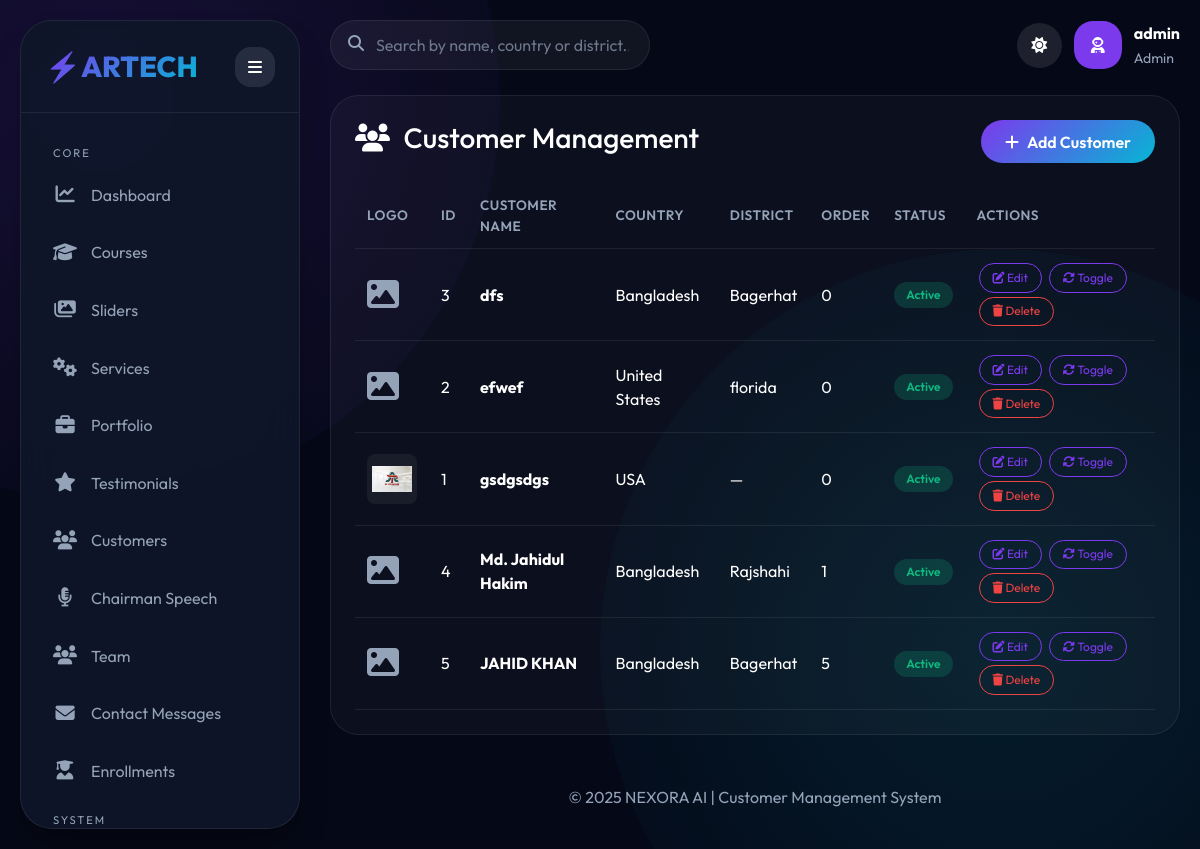
/admin/manage_customers.php (signed in), run on the app's committed database.
### tables this page shows
CREATE TABLE `customers` (
  `id` int(11) NOT NULL,
  `customer_name` varchar(255) NOT NULL,
  `logo_url` varchar(500) DEFAULT NULL,
  `country` varchar(100) DEFAULT NULL,
  `district` varchar(100) DEFAULT NULL,
  `order_position` int(11) DEFAULT 0,
  `is_active` tinyint(1) DEFAULT 1,
  `created_at` timestamp NOT NULL DEFAULT current_timestamp()
);

### admin/manage_customers.php (the view, shortened to what this page needs)
<?php
require_once '../config.php';
$customers = $pdo->query("SELECT * FROM customers ORDER BY order_position ASC, id DESC")->fetchAll();
?>
<!DOCTYPE html>
<html lang="en">
<head>
    <link href="https://cdn.jsdelivr.net/npm/bootstrap@5.3.3/dist/css/bootstrap.min.css" rel="stylesheet">
    <link rel="stylesheet" href="https://cdnjs.cloudflare.com/ajax/libs/font-awesome/6.5.2/css/all.min.css">
</head>
<body>
<?php include 'navigation.php'; ?>
<div class="main" id="main">
    <div class="topbar">
        <div class="search-box"><i class="fas fa-search"></i><input type="text" id="searchInput" placeholder="Search by name, country or district..."></div>
        <div style="display: flex; gap: 12px; align-items: center;">
            <button class="theme-toggle" id="themeToggle"><i class="fas fa-moon"></i></button>
            <div class="profile-img"><i class="fas fa-user-astronaut"></i></div>
            <div><strong><?php echo htmlspecialchars($_SESSION['admin_username']); ?></strong><br><small style="color:var(--muted)">Admin</small></div>
        </div>
    </div>
    <div class="panel">
        <div style="display: flex; justify-content: space-between; align-items: center; flex-wrap: wrap; margin-bottom: 20px;">
            <h3><i class="fas fa-users me-2"></i> Customer Management</h3>
            <button class="btn-add" data-bs-toggle="modal" data-bs-target="#addCustomerModal"><i class="fas fa-plus me-2"></i>Add Customer</button>
        </div>
        <div class="table-responsive">
            <table class="customer-table w-100" id="customersTable">
                <thead>
                    <tr><th>Logo</th><th>ID</th><th>Customer Name</th><th>Country</th><th>District</th><th>Order</th><th>Status</th><th>Actions</th></tr>
                </thead>
                <tbody>
                    <?php foreach($customers as $c): ?>
                    <tr data-id="<?php echo $c['id']; ?>">
                        <td>
                            <?php if($c['logo_url']): ?>
                                <img src="../<?php echo htmlspecialchars($c['logo_url']); ?>" class="logo-thumb" alt="logo">
                            <?php else: ?>
                                <i class="fas fa-image fa-2x" style="color:var(--muted);"></i>
                            <?php endif; ?>
                        </td>
                        <td><?php echo $c['id']; ?></td>
                        <td><strong><?php echo htmlspecialchars($c['customer_name']); ?></strong></td>
                        <td><?php echo htmlspecialchars($c['country'] ?: '—'); ?></td>
                        <td><?php echo htmlspecialchars($c['district'] ?: '—'); ?></td>
                        <td><?php echo $c['order_position']; ?></td>
                        <td><span class="status-badge <?php echo $c['is_active'] ? '' : 'inactive'; ?>"><?php echo $c['is_active'] ? 'Active' : 'Inactive'; ?></span></td>
                        <td>
                            <button class="edit-btn btn-sm-custom" data-id="<?php echo $c['id']; ?>"
                                data-name="<?php echo htmlspecialchars($c['customer_name'], ENT_QUOTES); ?>"
                                data-logo="<?php echo htmlspecialchars($c['logo_url'], ENT_QUOTES); ?>"
                                data-country="<?php echo htmlspecialchars($c['country'], ENT_QUOTES); ?>"
                                data-district="<?php echo htmlspecialchars($c['district'], ENT_QUOTES); ?>"
                                data-order="<?php echo $c['order_position']; ?>"
                                data-active="<?php echo $c['is_active']; ?>"><i class="fas fa-edit"></i> Edit</button>
                            <button class="toggle-active btn-sm-custom" data-id="<?php echo $c['id']; ?>"><i class="fas fa-sync-alt"></i> Toggle</button>
                            <button class="delete-btn btn-sm-custom" data-id="<?php echo $c['id']; ?>" style="border-color:var(--danger); color:var(--danger);"><i class="fas fa-trash"></i> Delete</button>
                          </td>
                    </tr>
                    <?php endforeach; ?>
                </tbody>
            </table>
        </div>
    </div>
    <div class="footer">© 2025 NEXORA AI | Customer Management System</div>
</div>
<div class="toast-container position-fixed bottom-0 end-0 p-3"></div>
</body>
</html>

### admin/manage_customers.php (style rules this page uses)
:root { --bg: #050816; --panel: #0f172a; --primary: #7c3aed; --primary-glow: #a855f7; --secondary: #06b6d4; --success: #10b981; --warning: #f59e0b; --danger: #ef4444; --text: #ffffff; --muted: #94a3b8; --border: rgba(255,255,255,0.08); --shadow: 0 20px 35px -10px rgba(0,0,0,0.4); }
* { margin: 0; padding: 0; box-sizing: border-box; }
body { font-family: 'Outfit', sans-serif; background: var(--bg); color: var(--text); transition: all 0.3s ease; overflow-x: hidden; }
body::before, body::after { content: ''; position: fixed; width: 800px; height: 800px; border-radius: 50%; background: radial-gradient(circle, rgba(124,58,237,0.15), transparent); top: -300px; left: -300px; z-index: -1; animation: floatBg 20s infinite alternate; }
body::after { background: radial-gradient(circle, rgba(6,182,212,0.12), transparent); top: auto; bottom: -200px; right: -200px; left: auto; animation: floatBg2 18s infinite alternate; }
.main { margin-left: 310px; padding: 20px; transition: 0.3s; }
.topbar { display: flex; justify-content: space-between; align-items: center; margin-bottom: 25px; flex-wrap: wrap; gap: 15px; }
.search-box { position: relative; width: 320px; }
.search-box input { width: 100%; background: rgba(255,255,255,0.05); border: 1px solid var(--border); border-radius: 2rem; padding: 12px 20px 12px 45px; color: var(--text); }
.search-box input::placeholder { color: var(--muted); opacity: 0.7; }
.search-box i { position: absolute; left: 18px; top: 15px; color: var(--muted); }
.theme-toggle { background: rgba(255,255,255,0.1); border: none; border-radius: 2rem; width: 45px; height: 45px; cursor: pointer; color: var(--text); }
.profile-img { width: 48px; height: 48px; border-radius: 1.2rem; background: var(--primary); display: flex; align-items: center; justify-content: center; }
.panel { background: rgba(255,255,255,0.03); border-radius: 1.8rem; padding: 1.5rem; border: 1px solid var(--border); }
.customer-table { width: 100%; border-collapse: collapse; }
.customer-table th, .customer-table td { padding: 12px; text-align: left; border-bottom: 1px solid var(--border); vertical-align: middle; }
.customer-table th { color: var(--muted); font-weight: 600; font-size: 0.85rem; letter-spacing: 0.5px; text-transform: uppercase; }
.customer-table td { color: var(--text); }
.logo-thumb { width: 50px; height: 50px; object-fit: contain; background: rgba(255,255,255,0.05); border-radius: 0.5rem; padding: 5px; }
.status-badge { background: rgba(16,185,129,0.2); color: #10b981; padding: 4px 12px; border-radius: 50px; font-size: 0.75rem; font-weight: 600; display: inline-block; }
.btn-sm-custom { background: transparent; border: 1px solid var(--primary); color: var(--primary); border-radius: 2rem; padding: 0.3rem 0.8rem; font-size: 0.75rem; transition: 0.2s; text-decoration: none; display: inline-block; margin: 2px; }
.btn-add { background: linear-gradient(135deg, var(--primary), var(--secondary)); border: none; border-radius: 2rem; padding: 0.6rem 1.5rem; color: white; font-weight: 600; }
.toast-container { z-index: 1100; }
.footer { text-align: center; margin-top: 30px; padding: 20px; color: var(--muted); }

### admin/navigation.php (style rules this page uses)
.main { margin-left: 310px; transition: margin 0.3s cubic-bezier(0.4, 0, 0.2, 1); }

### data on the page
customers: id "3", customer_name "dfs", country "Bangladesh", district "Bagerhat", order_position "0", is_active "Active"
customers: id "2", customer_name "efwef", country "United States", district "florida", order_position "0", is_active "Active"
customers: logo_url (picture), id "1", customer_name "gsdgsdgs", country "USA", district "—", order_position "0", is_active "Active"
customers: id "4", customer_name "Md. Jahidul Hakim", country "Bangladesh", district "Rajshahi", order_position "1", is_active "Active"
customers: id "5", customer_name "JAHID KHAN", country "Bangladesh", district "Bagerhat", order_position "5", is_active "Active"

### other printed values
$_SESSION['admin_username'] "admin"
